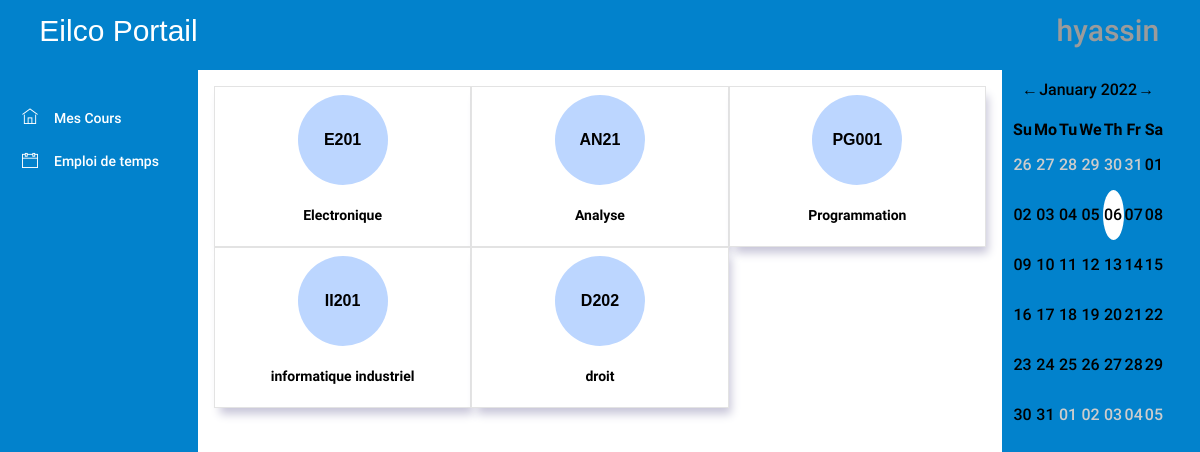
The page /PL/pages/prof/prof_page.php (signed in) on the database as committed earlier.
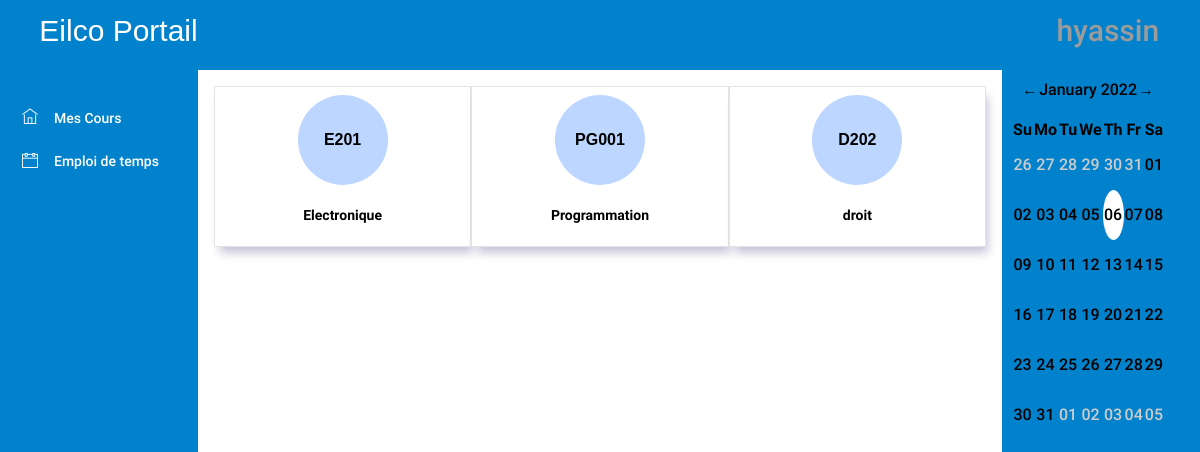
The same page on the database as committed later.
### tables this page shows
CREATE TABLE `cours` (
  `idcours` int NOT NULL AUTO_INCREMENT,
  `nom` varchar(45) NOT NULL,
  `abreviation` varchar(45) NOT NULL,
  `prof_id` int NOT NULL,
  `credits` int NOT NULL,
  `formation_id` int NOT NULL,
  PRIMARY KEY (`idcours`),
  KEY `prof_idx` (`prof_id`),
  KEY `classe_cour_idx` (`formation_id`),
  CONSTRAINT `formation_cour` FOREIGN KEY (`formation_id`) REFERENCES `formation` (`idformation`) ON DELETE CASCADE ON UPDATE CASCADE,
  CONSTRAINT `prof_cour` FOREIGN KEY (`prof_id`) REFERENCES `users` (`iduser`) ON DELETE CASCADE ON UPDATE CASCADE
);

### DAL/coursRepository.php (called while the page is built, shortened)
<?php
require_once(__DIR__ . "/../DTO/cour.php");
function getCoursbyProfId($prof_id)
{
    $conn = openConnection();
    $cours = null;
    $query = "select* from users  ,cours where users.iduser=? and users.role=3;";
    $stmt = $conn->prepare($query);
    $stmt->bind_param("i", $prof_id);
    $stmt->execute();
    $result = $stmt->get_result();
    $i = 0;
    while ($row = mysqli_fetch_array($result)) {
        $cour = new cour();
        $cour->setId($row["idcours"]);
        $cour->setNom($row["nom"]);
        $cour->setAbreviation($row["abreviation"]);
        $cour->setProf_id($row["prof_id"]);
        $cour->setFormation_id($row["formation_id"]);
        $cour->setNb_credits($row["credits"]);
        $cours[$i] = $cour;
        $i++;
    }
    return $cours;
}

### BLL/coursManager.php (called while the page is built, shortened)
<?php
require(__DIR__."/../DAL/coursRepository.php");
function getCoursbyProf($prof_id){
    return getCoursbyProfId($prof_id);
}
?>

### DTO/cour.php (called while the page is built, shortened)
<?php
class cour{
    private $id;
    private $nom;
    private $abreviation;
    public function getId() {
        return $this->id;
    }
    public function setId($id) {
        $this->id = $id;
    }
    public function getNom() {
        return $this->nom;
    }
    public function setNom($nom) {
        $this->nom = $nom;
    }
    public function getAbreviation() {
        return $this->abreviation;
    }
    public function setAbreviation($abreviation) {
        $this->abreviation = $abreviation;
    }
}
?>

### PL/pages/prof/prof_page.php (the view, shortened to what the changed rows need)
<!DOCTYPE html>
<html lang="en">
<head>
    <link rel="stylesheet" href="../../assets/vendors/ti-icons/css/themify-icons.css">
    <link rel="stylesheet" href="../../styles/admin_page.css">
    <link rel="stylesheet" href="../../styles/rome.css">
</head>
<body>
    <div class="container-scroller">
        <div class="container-fluid page-body-wrapper">
            <div class="main-panel">
                <div class="content-wrapper">
                    <?php
                    require('../../../BLL/coursManager.php');
                    $u = unserialize($_SESSION['loggeduser']);
                    $courses = getCoursbyProf($u->getId());
                    echo "<div class='course-panel row'>";
                    if ($courses != null)
                        for ($i = 0; $i < count($courses); $i++) {
                            echo "<div class='card col-md-4' style='width: 18rem;'>"
                                . "<a href='cours.php?id=" . $courses[$i]->getId() . "' style='color: black; text-decoration: none; cursor: pointer'>"
                                . "<div class='res-circle'>"
                                . "<div class='circle-txt'>" . $courses[$i]->getAbreviation() . "</div>"
                                . "</div>"
                                . "<div class='card-body'>"
                                . "<p class='card-text'>" . $courses[$i]->getNom() . "</p>"
                                . "</div>"
                                . "</a>"
                                . "</div>";
                        }
                    echo "</div>"
                    ?>
                </div>
            </div>
        </div>
    </div>
</body>
</html>

Rows that differ between the two databases and show on the page:
removed cours: abreviation "AN21", nom "Analyse"
removed cours: abreviation "II201", nom "informatique industriel"
